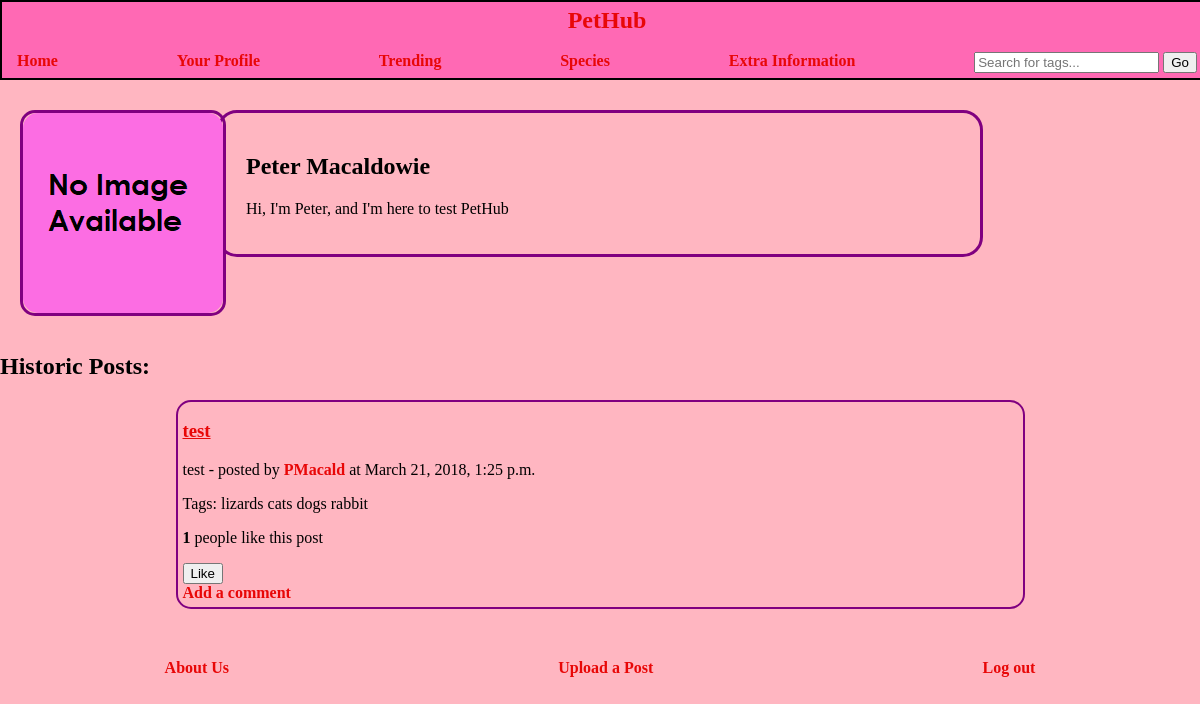
The page /pethub/user/PMacald (signed in) on the database its author committed.
### pethub/models.py (models this page shows, shortened)
class UserProfile(models.Model):
    user = models.OneToOneField(User)
    bio = models.CharField(max_length=300,default="",blank=True)
    userPicture = models.ImageField(upload_to='user_images',blank=True)

class Post(models.Model):
    title = models.CharField(max_length=100, default="")
    likes = models.IntegerField(default=0)
    liked_users =  models.ManyToManyField(User, related_name="liked",default=None)
    description = models.CharField(max_length=300,default="")
    picture = models.ImageField(upload_to="post_images",blank=True)
    upload_date = models.DateTimeField(auto_now_add=True)
    tags = TaggableManager(blank=True)
    user = models.ForeignKey(User, null=True)

### pethub/views.py (the view)
@login_required
def user_profile(request, username):
    user = User.objects.get(username=username)
    userProfile = UserProfile.objects.get_or_create(user=user)[0]
    userPosts = Post.objects.filter(user=user)
    context_dict = {'user' : user,
                    'userProfile' : userProfile,
                    'userPosts' : userPosts}
    return render(request, 'pethub/user.html', context_dict)

### templates/pethub/user.html (shortened to what this page needs)
{% extends "pethub/base.html" %}
{% load staticfiles %}
{% block body_block %}
<div id="mainBody">
	<div id="photoFrame">
		{% if user == request.user %}
		<img width="200" height="200" src="{{ MEDIA_URL }}{{userProfile.userPicture}}" alt="{{user.username}}'s profile picture"/>
		{% else %}
		<img width="200" height="200" src="{% static 'images/user_profile/NoImageAvailable.png' %}" alt="{{user.username}}'s profile picture"/>
		{% endif %}
	</div>
	<div id="infoFrame">
		<h2>{{user.first_name}} {{user.last_name}}</h2>
		<p>{{userProfile.bio}}</p>
	</div>
	{% if userPosts %}
	<div id="historic_posts">
		<h2>Historic Posts: </h2>
		{% for post in userPosts %}
		<div class="post_container">
			<div class="post_title">
				<h3>{{post.title}}</h3>
			</div>
				<div class="post_description">
					<p>{{post.description}} - posted by <a href="{% url 'user_profile' %}{{ post.user.username }}">{{post.user.username}}</a> at {{post.upload_date}}</p>
				</div>
				<div class="post_tags">
					<p>Tags:
						{% if not post.tags.all %}
							No tags assigned
						{% else %}
							{% for tag in post.tags.all %}
									{{ tag.name }}
							{% endfor %}
						{% endif %}
					</p>
				</div>
				<div class="post_likes">
					<p>
						<strong class="like_count" data-postid="{{post.id}}">{{post.likes}}</strong> people like this post
					</p>
				</div>
					{% if user.is_authenticated %}
						<button class="user_post_options" data-postid="{{post.id}}" type="button">
									Like
						</button>
						<a href="{% url 'add_comment' %}{{ post.id }}">Add a comment</a>
					{% endif %}
			</div>
		{% endfor %}
		</div>
	{% else %}
		<h2>There are no historic posts by this user to show.</h2>
	{% endif %}
{% endblock %}

### static/css/styles.css (style rules this page uses)
body { background-color: #FFB6C1; margin: 0; }
a { font-family: Verdana; font-size: 20; text-decoration: none; color: #e80707; font-weight: bolder; }
#photoFrame { border-style: solid; border-width: 3px; border-radius: 15px; border-color: purple; float: left; margin-left: 20px; margin-right: 20px; width: 200px; height: 200px; }
#photoFrame img { width: 200px; height: 200px; border-radius: 15px; }
#infoFrame { border-style: solid; border-width: 3px; border-color: purple; width: 60%; margin: 0 auto; padding: 20px; border-radius: 20px; }
#historic_posts { margin-top: 8%; }
.post_container { position: relative; width: 70%; border-style: solid; border-width: 2px; border-color: purple; margin: 0 auto; padding-left: 5px; padding-bottom: 5px; margin-bottom: 10px; border-radius: 15px; }
.post_title h3 { text-decoration: underline; color: #e80707; }
.post_description { font-family: Verdana; font-size: 16; }
.user_post_options { display: flex; justify-content: space-between; }

### rows shown on the page
UserProfile: bio "Hi, I'm Peter, and I'm here to test PetHub"
Post: title "test", description "test", user.username "PMacald", upload_date "March 21, 2018, 1:25 p.m.", likes "1"
Tag: name "lizards"
Tag: name "cats"
Tag: name "dogs"
Tag: name "rabbit"

### other values the page prints
{{ user.first_name }} "Peter"
{{ user.last_name }} "Macaldowie"
